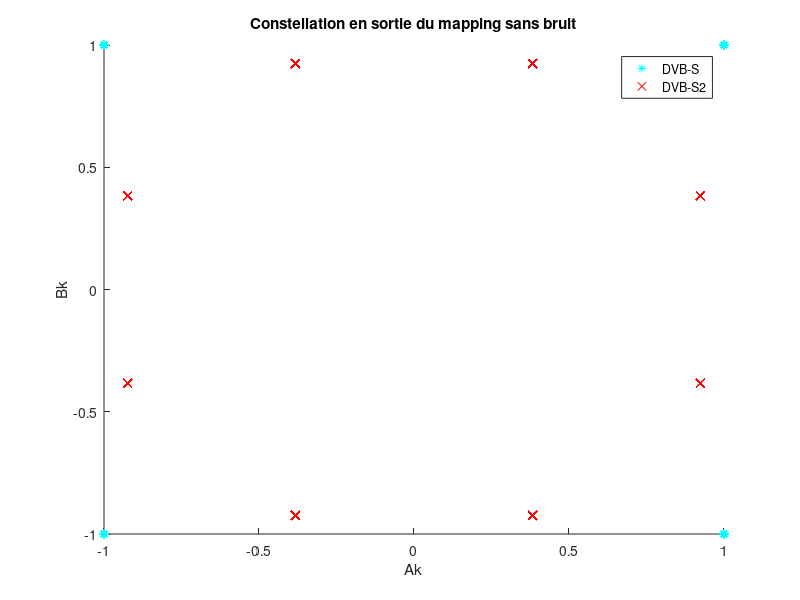

This figure's MATLAB source: (Note: this script raises an error after producing the figure.)
Rb=3000; % débit binaire
Fe = 6e3;

NBBITS=30000;
Bits=randi([0 1], NBBITS, 1);

EbN0_db=0:1:6; % rapport signal à bruit en Db
EbN0=10.^(EbN0_db/10); % en rapport


%% CONSTANTES FILTRES DVBS
ROLL_OFF=0.35;
L=10;
M=4; % ordre de la modulation


%% CONSTANTES FILTRES DVBS2
ROLL_OFF_s2=0.2;
L=10;
M_s2=8;

% Initialisation des constantes du programme
Te = 1 / Fe; % Temps d'échantillonage
Tb=1/Rb; % Temps binaire

Ts=Tb*log2(M); % Temps symbole QPSK
Ns=round(Ts/Te); % Facteur de sur-échantillonage

Ts_s2=Tb*log2(M_s2); % Temps symbole 8-PSK
Ns_s2=round(Ts_s2/Te);


%% MAPPING
% mapping de gray QPSK
% 0 0 -> I=-1, Q=-1
% 0 1 -> I=-1, Q=1
% 1 1 -> I=1, Q=1
% 1 0 -> I=1, Q=-1
Ak_qpsk = 2*Bits(1:2:end) - 1;
Bk_qpsk = 2*Bits(2:2:end) - 1;
Dk_qpsk = Ak_qpsk + 1i*Bk_qpsk;

% mapping de gray 8-PSK

Dk_s2 = zeros(NBBITS/log2(M_s2), 1);
for i=1:length(Dk_s2)
    j=1 + log2(M_s2)*(i-1);
    SymBits = Bits(j:j+2)';
    if SymBits == [0, 0, 0]
        Dk_s2(i) = exp(1i * pi/8 * 1);
    elseif SymBits == [1, 0, 0]
        Dk_s2(i) = exp(1i * pi/8 * 3);
    elseif SymBits == [1, 1, 0]
        Dk_s2(i) = exp(1i * pi/8 * 5);
    elseif SymBits == [0 1 0]
        Dk_s2(i) = exp(1i * pi/8 * 7);
    elseif SymBits == [0 1 1]
        Dk_s2(i) = exp(1i * pi/8 * 9);
    elseif SymBits == [1 1 1]
        Dk_s2(i) = exp(1i * pi/8 * 11);
    elseif SymBits == [1 0 1]
        Dk_s2(i) = exp(1i * pi/8 * 13);
    elseif SymBits == [0 0 1]
        Dk_s2(i) = exp(1i * pi/8 * 15);
    else
        sprintf("ERREUR");
    end
end

figure
hold on
plot(Ak_qpsk, Bk_qpsk, "c*")
plot(Dk_s2, "rx");
title("Constellation en sortie du mapping sans bruit")
xlabel("Ak")
ylabel("Bk")
legend("DVB-S", "DVB-S2");

%% MODULATEUR BANDE DE BASE
% dvbs
B = rcosdesign(ROLL_OFF, L, Ns, 'sqrt');
u = zeros(1, Ns);
u(1) = 1;
k_qpsk = kron(Dk_qpsk', u);
k_qpsk = [k_qpsk, zeros(1, Ns*L/2)];
h_qpsk=filter(B, 1, k_qpsk); % signal bande de base
h_qpsk=h_qpsk(L/2*Ns+1:end); % suppression des valeurs nulles à cause du retard du filtre

%dvbs2
B_s2 = rcosdesign(ROLL_OFF_s2, L, Ns_s2, 'sqrt');
u_s2 = zeros(1, Ns_s2);
u_s2(1) = 1;
k_s2 = kron(Dk_s2', u_s2);
k_s2 = [k_s2, zeros(1, Ns_s2*L/2)];
h_s2=filter(B_s2, 1, k_s2); % signal bande de base
h_s2=h_s2(Ns_s2*L/2+1:end); % suppression des valeurs nulles à cause du retard du filtre



%% Tracé des DSP
figure
hold on
dsp = pwelch(h_qpsk, [],[],[],Fe,'twosided');
ech_freq=linspace(-Fe/2, Fe/2, length(dsp));
semilogy(ech_freq, fftshift(dsp));
dsp = pwelch(h_s2, [],[],[],Fe,'twosided');
ech_freq=linspace(-Fe/2, Fe/2, length(dsp));
semilogy(ech_freq, fftshift(dsp));
legend('QPSK (DVB-S)', '8-PSK (DVB-S2)');
title('DSP')

TEB_qpsk = zeros(length(EbN0), 1); % vecteur des TEB
TEB_qpsk_th = zeros(length(EbN0), 1); % vecteur des TEB
TEB_8psk = zeros(length(EbN0), 1); % vecteur des TEB
TEB_8psk_th = zeros(length(EbN0), 1); % vecteur des TEB

for j=1:length(EbN0)
    ebn0 = EbN0(j);
    TEB_8psk_th(j) = 2 * qfunc(sqrt(2*3*EbN0(j))*sin(pi/M_s2)) / log2(M_s2); % Es=3*Eb et TEB=TES / log2(M);
    TEB_qpsk_th(j) = qfunc(sqrt(4*EbN0(j))*sin(pi/M)); % Es=2*Eb et TEB = TES/log2(M);



    h_bruite_qpsk = bruit_complexe(h_qpsk, Ns, M, ebn0);
    h_bruite_8psk = bruit_complexe(h_s2, Ns_s2, M_s2, ebn0);
    %h_bruite_8psk = h_s2;

    %% DEMODULATION QPSK BANDE DE BASE
    h_bruite_qpsk = [h_bruite_qpsk, zeros(1, L/2*Ns)];
    B = rcosdesign(ROLL_OFF, L, Ns, "sqrt");
    Hr = filter(B, 1, h_bruite_qpsk);
    Hr = Hr(L/2*Ns+1:end);

    %% Décision symboles
    seuilR = 0; % seuil sur la partie réelle
    seuilI = 0; % seuil sur la partie imaginaire
    Hr_ech = Hr(1:Ns:end);
    DecAk_qpsk = real(Hr_ech) > seuilR;
    DecBk_qpsk = imag(Hr_ech) < seuilI;


    BitsDecodes = zeros(NBBITS, 1);
    %% Dé-mapping
    for i=1:length(DecAk_qpsk)
       if DecAk_qpsk(i)
           BitsDecodes(2*i-1) = 1;
       end
       if DecBk_qpsk(i)
           BitsDecodes(2*i) = 1;
       end
    end
    TEB_qpsk(j) = sum(BitsDecodes ~= Bits) / NBBITS;


    %% DEMODULATION 8-PSK DVB-S2
    h_bruite_8psk = [h_bruite_8psk, zeros(1, L/2*Ns_s2)];
    B = rcosdesign(ROLL_OFF_s2, L, Ns_s2, "sqrt");
    Hr = filter(B, 1, h_bruite_8psk);
    Hr = Hr(L/2*Ns_s2+1:end);

    %% Décision symboles
    Hr_ech = Hr(1:Ns_s2:end);
    figure
    hold on
    plot(real(Hr_ech), imag(Hr_ech), "g*")
    title(strcat("Constellation pour Eb/N0=", strcat(num2str(EbN0_db(j)), "db")))
    xlabel("Ak")
    ylabel("Bk")

    Dec1 = real(Hr_ech) > 0; % partie réelle positive
    Dec2 = imag(Hr_ech) < 0; % partie imaginaire positive
    Dec3 = abs(real(Hr_ech)) > abs(imag(Hr_ech)); % partie réelle > partie imaginaire
    BitsDecodes_s2 = zeros(log2(M_s2)*length(Hr_ech), 1);
    for i=1:length(Hr_ech)
        w=1 + (i-1)*log2(M_s2);
        if Dec1(i) && Dec2(i) && Dec3(i)
            BitsDecodes_s2(w:w+2) = [0 0 0];
        elseif Dec1(i) && Dec2(i) && ~Dec3(i)
            BitsDecodes_s2(w:w+2) = [1 0 0];
        elseif ~Dec1(i) && Dec2(i) && Dec3(i)
            BitsDecodes_s2(w:w+2) = [0 1 0];
        elseif ~Dec1(i) && Dec2(i) && ~Dec3(i)
            BitsDecodes_s2(w:w+2) = [1 1 0];
        elseif Dec1(i) && ~Dec2(i) && Dec3(i)
            BitsDecodes_s2(w:w+2) = [0 0 1];
        elseif Dec1(i) && ~Dec2(i) && ~Dec3(i)
            BitsDecodes_s2(w:w+2) = [1 0 1];
        elseif ~Dec1(i) && ~Dec2(i) && Dec3(i)
            BitsDecodes_s2(w:w+2) = [0 1 1];
        else
            BitsDecodes_s2(w:w+2) = [1 1 1];
        end
    end

    TEB_8psk(j) = sum(BitsDecodes_s2 ~= Bits) / NBBITS;

end

%% Trace du TEB
figure 
hold on
semilogy(EbN0_db, TEB_qpsk_th, "g--*")
semilogy(EbN0_db, TEB_qpsk, "m-*")
semilogy(EbN0_db, TEB_8psk_th, "b--x")
semilogy(EbN0_db, TEB_8psk, "r-x")
legend("QPSK théorique", "QPSK exp", "8-PSK théorique", "8-PSK exp")
title("TEB en fonction du bruit")
xlabel("Eb/N0 (db)")
ylabel("TEB")
yscale('log')
grid("on")
xticks(EbN0_db)